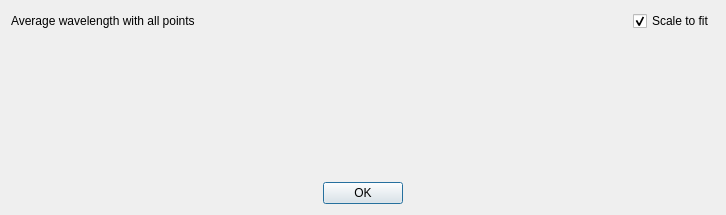
<?xml version="1.0" encoding="UTF-8"?>
<ui version="4.0">
    <class>Histogram</class>
    <widget class="QDialog" name="Histogram">
        <property name="enabled">
            <bool>true</bool>
        </property>
        <property name="geometry">
            <rect>
                <x>0</x>
                <y>0</y>
                <width>726</width>
                <height>215</height>
            </rect>
        </property>
        <property name="windowTitle">
            <string>Histogram</string>
        </property>
        <layout class="QVBoxLayout" name="verticalLayout">
            <property name="sizeConstraint">
                <enum>QLayout::SetDefaultConstraint</enum>
            </property>
            <item>
                <layout class="QHBoxLayout" name="horizontalLayout">
                    <item>
                        <widget class="QLabel" name="infoText">
                            <property name="sizePolicy">
                                <sizepolicy hsizetype="Expanding" vsizetype="Fixed">
                                    <horstretch>0</horstretch>
                                    <verstretch>0</verstretch>
                                </sizepolicy>
                            </property>
                            <property name="text">
                                <string>Average wavelength with all points</string>
                            </property>
                        </widget>
                    </item>
                    <item>
                        <widget class="QCheckBox" name="shouldScale">
                            <property name="text">
                                <string>Scale to fit</string>
                            </property>
                            <property name="checked">
                                <bool>true</bool>
                            </property>
                            <property name="tristate">
                                <bool>false</bool>
                            </property>
                        </widget>
                    </item>
                </layout>
            </item>
            <item>
                <widget class="lvr2::LVRPlotter" name="plotter" native="true"/>
            </item>
            <item>
                <widget class="QDialogButtonBox" name="buttonBox">
                    <property name="orientation">
                        <enum>Qt::Horizontal</enum>
                    </property>
                    <property name="standardButtons">
                        <set>QDialogButtonBox::Ok</set>
                    </property>
                    <property name="centerButtons">
                        <bool>true</bool>
                    </property>
                </widget>
            </item>
        </layout>
    </widget>
    <resources/>
    <connections>
        <connection>
            <sender>buttonBox</sender>
            <signal>rejected()</signal>
            <receiver>Histogram</receiver>
            <slot>reject()</slot>
            <hints>
                <hint type="sourcelabel">
                    <x>316</x>
                    <y>260</y>
                </hint>
                <hint type="destinationlabel">
                    <x>286</x>
                    <y>274</y>
                </hint>
            </hints>
        </connection>
        <connection>
            <sender>buttonBox</sender>
            <signal>accepted()</signal>
            <receiver>Histogram</receiver>
            <slot>accept()</slot>
            <hints>
                <hint type="sourcelabel">
                    <x>248</x>
                    <y>254</y>
                </hint>
                <hint type="destinationlabel">
                    <x>157</x>
                    <y>274</y>
                </hint>
            </hints>
        </connection>
    </connections>
    <customwidgets>
        <customwidget>
            <class>lvr2::LVRPlotter</class>
            <extends>QWidget</extends>
            <header>../../../../src/tools/lvr2_viewer/widgets/LVRPlotter.hpp</header>
        </customwidget>
    </customwidgets>
</ui>
